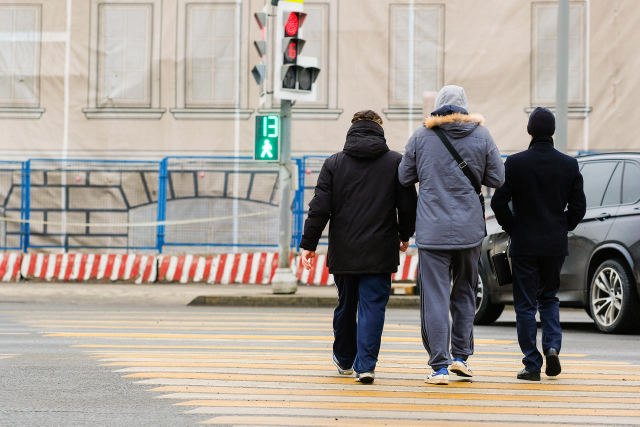
//> input picture Demo40/human.jpg, 1280 x 853 px (shown at 1/2 size)
$ ./main   (built with g++ and OpenCV 4)
//> lines starting //> are read from the running program, lines starting //| are printed output that depends on the picture; after the words box and inside, x2 and y2 are one past the last pixel; in counts of white or black regions, pixels touching at a corner belong together
#include <opencv2/opencv.hpp>
#include <iostream>

using namespace cv;
using namespace std;

int main(int argc, char** argv) {
    //Mat src = imread("man.JPG");
    Mat src = imread("human.jpg");
//> src is the input picture: 853 rows x 1280 cols, CV_8UC3; mean B, G, R 148.1, 155.6, 162.9
    if (src.empty()) {
        printf("could not load image...\n");
        return -1;
    }
    namedWindow("input image", WINDOW_AUTOSIZE);
    imshow("input image", src);

    Mat dst, dst_gray;
    resize(src, dst, Size(64, 128));
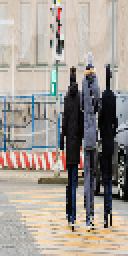
//> dst: 128 rows x 64 cols, CV_8UC3 (shown 2 times larger); mean B, G, R 147.6, 155, 162.6
    cvtColor(dst, dst_gray, COLOR_BGR2GRAY);
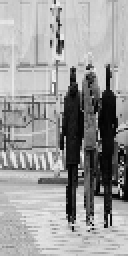
//> dst_gray: 128 rows x 64 cols, CV_8UC1 (shown 2 times larger); min 2, max 254, mean 156.5

    // [7 lines of commented-out code are left out]

    HOGDescriptor hog = HOGDescriptor();
    hog.setSVMDetector(hog.getDefaultPeopleDetector());
    vector<Rect> foundLocations;
    hog.detectMultiScale(src, foundLocations, 1, Size(8, 8), Size(32, 32), 1.05, 2);
//> foundLocations = 2 Rects (x, y, width, height): [548, 173, 345, 680], [875, 113, 390, 740]

    Mat result = src.clone();
    for (size_t t = 0; t < foundLocations.size(); t++) {
        rectangle(result, foundLocations[t], Scalar(0, 0, 255), 2, 8, 0);
    }
//> this loop made 2 passes
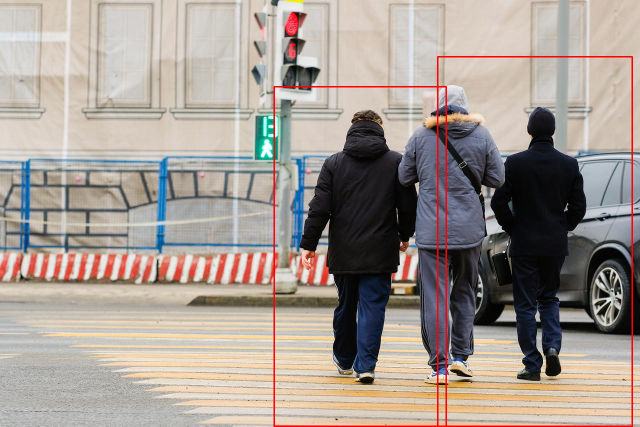
//> result: 853 rows x 1280 cols, CV_8UC3 (shown at 1/2 size); 1.11% of pixels changed, all inside (x1, y1, x2, y2) = (547, 112, 1266, 853)
    namedWindow("HOG SVM Detector Demo", WINDOW_AUTOSIZE);
    imshow("HOG SVM Detector Demo", result);


    waitKey(0);
    return 0;
}

$ run again, with Demo40/man.JPG copied over Demo40/human.jpg
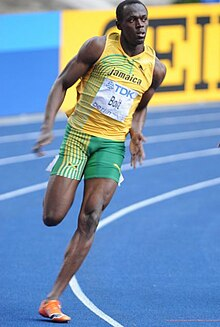
//> input picture Demo40/man.JPG, 220 x 327 px
//> src is the input picture: 327 rows x 220 cols, CV_8UC3; mean B, G, R 171.3, 150.6, 122.2
//> `resize(src, dst, Size(64, 128));`:
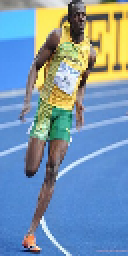
//> dst: 128 rows x 64 cols, CV_8UC3 (shown 2 times larger); mean B, G, R 171.1, 150.4, 122
//> `cvtColor(dst, dst_gray, COLOR_BGR2GRAY);`:
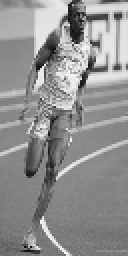
//> dst_gray: 128 rows x 64 cols, CV_8UC1 (shown 2 times larger); min 12, max 251, mean 144.3
//> foundLocations = empty
